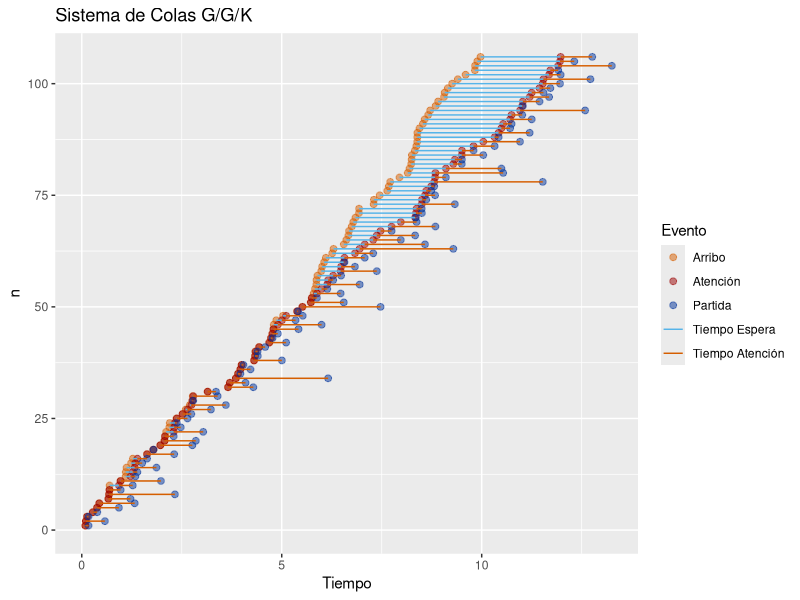
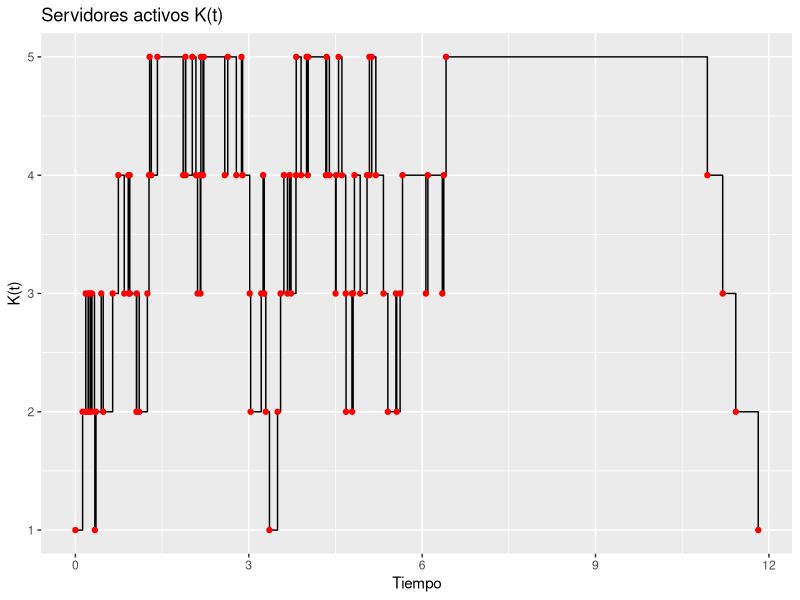
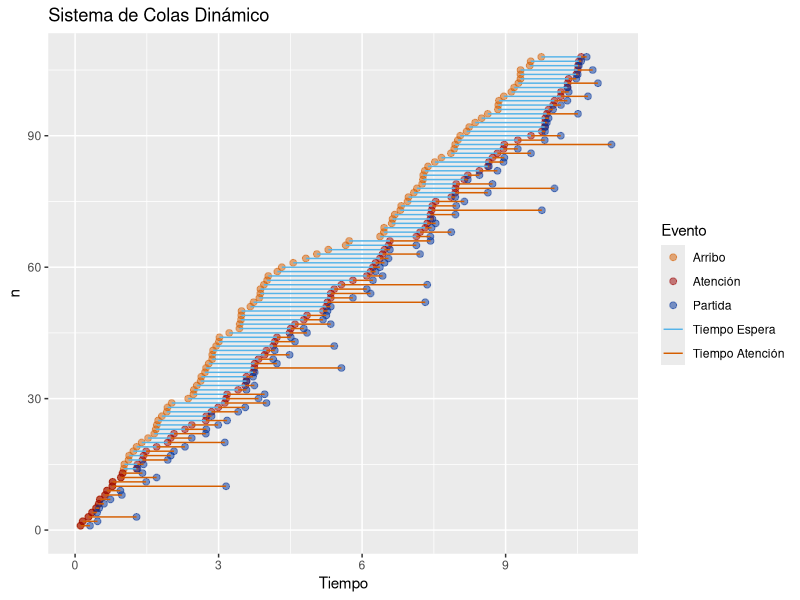
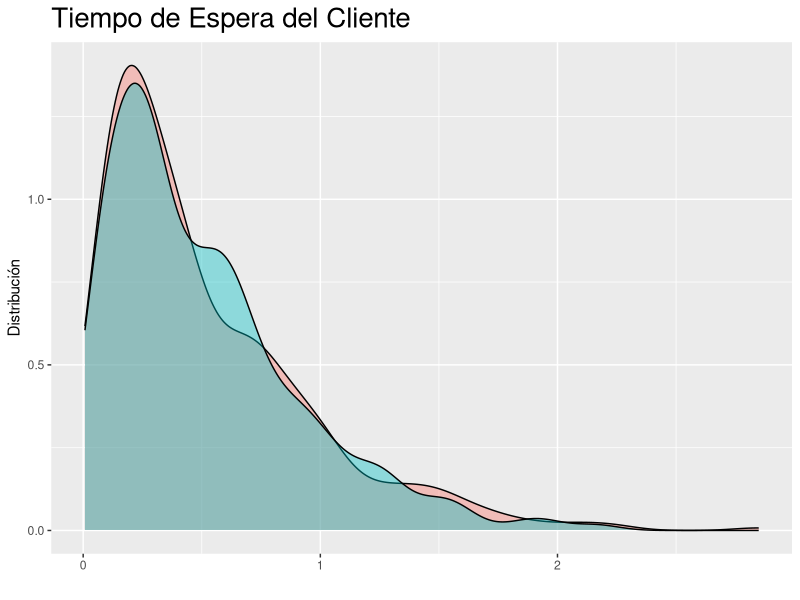
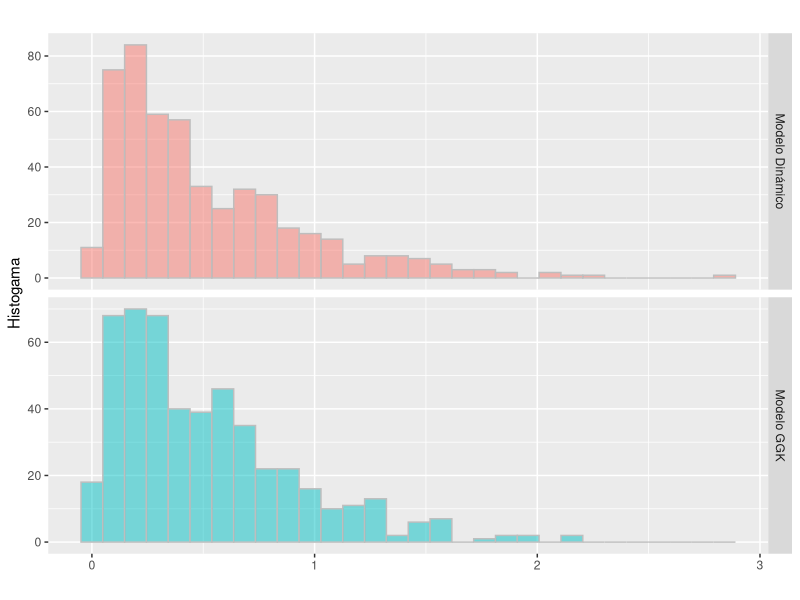
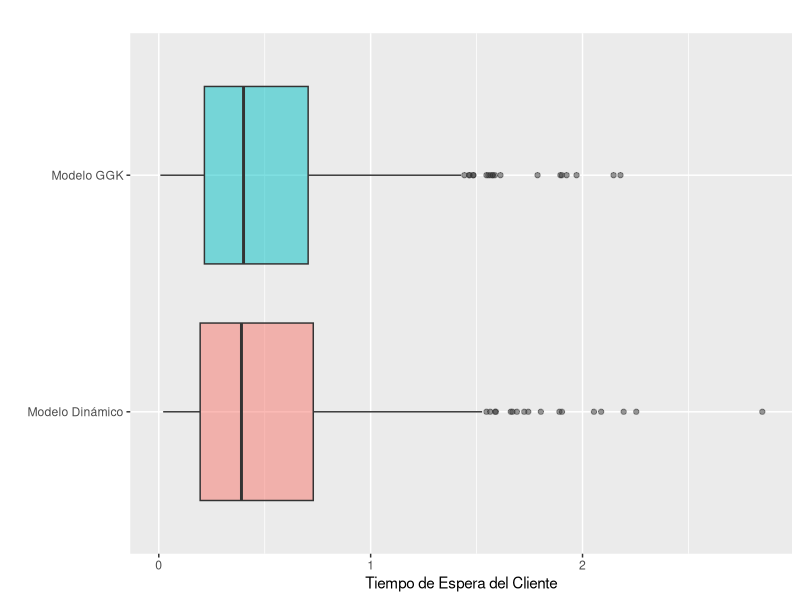
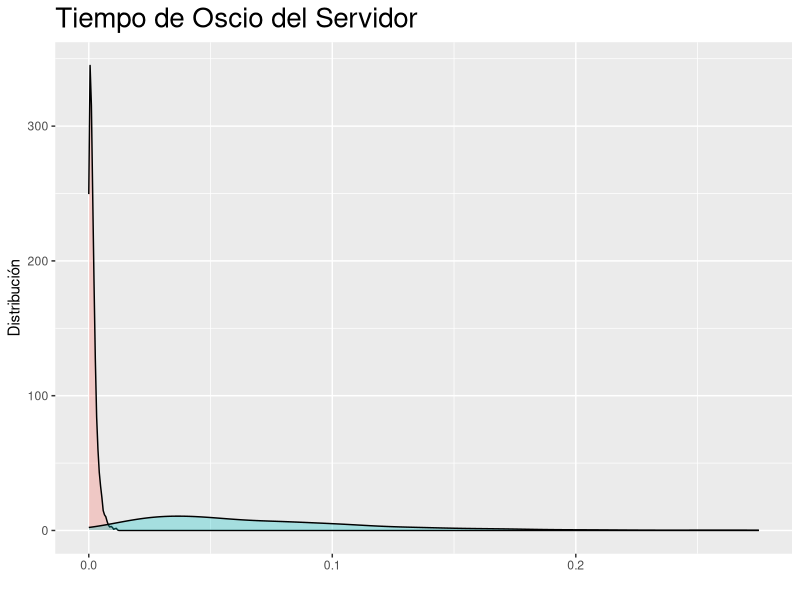
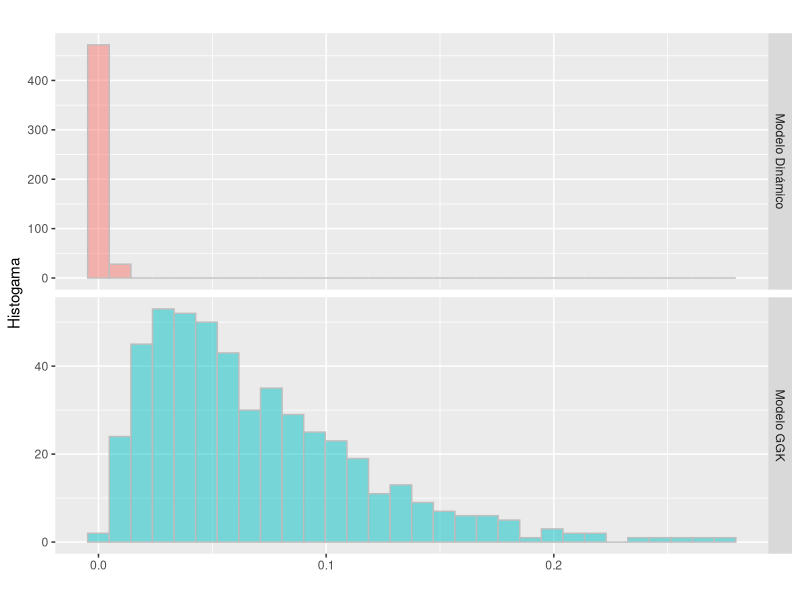

These figures' R source, in order:
## ---- chunk 1
cola_ggk<-function(T=50,lambda=10,mu=2,k=5){
  #+++++++++++++++ Funciones Extra +++++++++++++++++++
  #Funcion que genera tiempos de llegada 
  gen_T<-function(la=lambda){rexp(1,la);}
  #Funcion que genera tiempos de servicio
  gen_Y<-function(muh=mu){rexp(1,muh);}
  #Funcion para Tiempo de Servicio Cliente
  tmp_clientes<-function(I,A){
    s<-0;
    for(i in 1:length(I)){s<-s+I[i]-A[i];}
    s<-s/length(I);return(s);
  }
  #++++++++++++  Inicializa Parámetros  +++++++++++++++
  t<-0;Na<-0;C<-rep(0,k);t1<-rep(0,k);
  tmuerto<-rep(0,k);n<-0;i<-rep(0,k);
  ta<-rexp(1,lambda);tt<-rep(Inf,k);
  #Variables de Salida
  A=NULL;I=NULL;D=NULL;
  #++++++++++++++++  Inicio  ++++++++++++++++++++++++
  while(t<=T){
    if(ta<min(tt)){
      t<-ta;Na<-Na+1;ta<-ta+gen_T();
      A<-c(A,t);a<-n;
      if(n<k){
        j<-1;
        while(n==a){
          if(i[j]==0){
            i[j]<-Na;tt[j]<-t+gen_Y();
            n<-n+1;I[Na]<-t;
          }else{
            j<-j+1;
          }
        }
        tmuerto[j]<-tmuerto[j]+(t-t1[j]);
      }else{
        n<-n+1;
      }
    }else{
      ind<-which.min(tt);t<-tt[ind];
      C[ind]<-C[ind]+1;D[i[ind]]<-t;
      if(n<=k){
        i[ind]<-0;tt[ind]<-Inf;
        t1[ind]<-t;
      }else{
        m<-max(i);i[ind]<-m+1;
        tt[ind]<-t+gen_Y();I[m+1]<-t;
      }
      n<-n-1;		
    }
    
  }
  while(n>0){
    ind<-which.min(tt);t<-tt[ind];
    C[ind]<-C[ind]+1;D[i[ind]]<-t;
    if(n<=k){
      i[ind]<-0;tt[ind]<-Inf;
    }else{
      m<-max(i);i[ind]<-m+1;
      tt[ind]<-t+gen_Y();I[m+1]<-t;
    }
    n<-n-1;
  }

  tmuertoserv<-sum(tmuerto)/length(A);
  
  return(list(T_llegada=A,T_atendido=I,T_partida=D,
            Cantidad_atendida_x_servidores=C,
            T_muerto_cli=tmp_clientes(I,A),
            T_muerto_serv=tmuertoserv));
}
#+++++++++++++++++++  FIN +++++++++++++++++++++++++

## ---- chunk 2
k<-5;
modelo<-cola_ggk(10,10,2,k);
#Tiempos de llegada
llegada<-modelo$T_llegada;
#Tiempos de atención
atendido<-modelo$T_atendido;
#Tiempos de partoda
partida<-modelo$T_partida;

res_ser<-data.frame(Servidor=c(1:k,"Total"),Cantidad_Atendida=c(modelo$Cantidad_atendida_x_servidores,sum(modelo$Cantidad_atendida_x_servidores)));
names(res_ser)<-c("Servidor","Clientes Atendidos");

t_muert<-data.frame(Tipo=c("Cliente","Servidor"),Tiempo_Muerto=c(modelo$T_muerto_cli,modelo$T_muerto_serv));
names(t_muert)<-c("Tipo","Tiempo Muerto");

#kable(res_ser);
#kable(t_muert);

## ---- chunk 3
#++++++++++++++ GGPLOT2  +++++++++++++++++++++++++++++++
# Tiempos de arribo y partida
library(ggplot2);
n<-c(1:length(llegada));N<-length(n);
BDD<-data.frame(n=c(n,n,n),Tiempo=c(llegada,atendido,partida),
                Evento=factor(c(rep("Arribo",length(n)),
                                rep("Atención",length(n)),
                                rep("Partida",length(n)))));

ggplot(BDD) +
  geom_point(data=BDD, mapping=aes(x=Tiempo, y=n,colour=Evento),alpha=I(0.5),size=2 )+
  geom_segment(data = BDD,aes(x = c(numeric(2*N),BDD$Tiempo[BDD$Evento=="Arribo"]), 
                              y = c(numeric(2*N),BDD$n[BDD$Evento=="Arribo"]),
                              xend =c(numeric(2*N),BDD$Tiempo[BDD$Evento=="Atención"]), 
                              yend =c(numeric(2*N),BDD$n[BDD$Evento=="Arribo"]), 
                              colour = "Tiempo Espera"))+
  geom_segment(data = BDD,aes(x = c(numeric(2*N),BDD$Tiempo[BDD$Evento=="Atención"]), 
                              y = c(numeric(2*N),BDD$n[BDD$Evento=="Atención"]),
                              xend =c(numeric(2*N),BDD$Tiempo[BDD$Evento=="Partida"]), 
                              yend =c(numeric(2*N),BDD$n[BDD$Evento=="Partida"]), 
                              colour = "Tiempo Atención"))+
  scale_colour_manual(values=c("#D55E00","#990000","#003399","#56B4E9","#D55E00"))+
  ggtitle("Sistema de Colas G/G/K");
## ---- chunk 4
proyecto<-function(Tmax=50,lambda=10,mu=2,kmax=5){
  #+++++++++++++++ Funciones Extra +++++++++++++++++++
  #Funcion que genera tiempos de llegada 
  gen_T<-function(la=lambda){rexp(1,la);}
  #Funcion que genera tiempos de servicio
  gen_Y<-function(muh=mu){rexp(1,muh);}
  #Funcion para Tiempo de Servicio Cliente
  tmp_clientes<-function(I,A){
    s<-0;
    for(i in 1:length(I)){s<-s+I[i]-A[i];}
    s<-s/length(I);return(s);
  }
  #LLenar contador
  cont_hac<-function(B,t,N_A){
    if(N_A>=0 && is.data.frame(B)){
      return(data.frame(tiempo=c(B[,1],t),servidores_activos=c(B[,2],N_A)));
    }else{
      print("Error Contador mal");
    }
  }
  #+++++++++++++++ Inicializacion +++++++++++++++++++++
  t<-0;t1<-0;N_A<-0;
  C<-rep(0,kmax);serv<-1;n<-0;
  i<-rep(Inf,kmax);i[1]<-0;
  tA<-gen_T();tt<-rep(Inf,kmax);t_muerto<-0;
  # Contador
  cntd<-data.frame(t=0,servidores=1);
  #Variables de Salida
  A=NULL;I=NULL;D=NULL;
  #++++++++++++++    COMIENZO  ++++++++++++++++++++++++
  while(t<=Tmax){
    if(tA<min(tt)){
      t<-tA;tA<-tA+gen_T();
      N_A<-N_A+1;A<-c(A,t);
      if(n<=serv && serv<kmax){ 
        if(min(i)==0){
          ind<-which.min(i);
          t_muerto<-t_muerto+(t-t1);
        }else{
          ind<-which.max(i);serv<-serv+1;
          cntd<-cont_hac(cntd,t,serv);
        }
        i[ind]<-N_A;
        tt[ind]<-t+gen_Y();
        I[N_A]<-t;n<-n+1;
      }else{
        n<-n+1;
      }
    }else{
      ind<-which.min(tt);t<-tt[ind];
      C[ind]<-C[ind]+1;D[i[ind]]<-t;
      if(n<=kmax){
        if(serv==1){
          i[ind]<-0;t1<-t;
        }else{
          i[ind]<-Inf;
          serv<-serv-1;
          cntd<-cont_hac(cntd,t,serv);
        }
        tt[ind]<-Inf;
      }else{
        m<-max(i);i[ind]<-m+1;
        tt[ind]<-t+gen_Y();I[m+1]<-t;
      }
      n<-n-1;
    }
  }
  while(n>0){
    ind<-which.min(tt);t<-tt[ind];
    C[ind]<-C[ind]+1;D[i[ind]]<-t;
    if(n<=kmax){
      if(serv==1){
        i[ind]<-0;
      }else{
        i[ind]<-Inf;serv<-serv-1;
        cntd<-cont_hac(cntd,t,serv);
      }
      tt[ind]<-Inf;
    }else{
      m<-max(i);i[ind]<-m+1;
      tt[ind]<-t+gen_Y();I[m+1]<-t;
    }
    n<-n-1;
  }
  t_muerto<-t_muerto/length(A);
  return(list(T_llegada=A,T_atendido=I,T_partida=D,Cantid_atendida_x_servidores=C,
            T_muerto_cli=tmp_clientes(I,A),T_muerto_serv=t_muerto,Contador=cntd));
}
#****************  FIN  ********************
## ---- chunk 5
k<-5;
modelo<-proyecto(10,10,2,k);
#Tiempos de llegada
llegada<-modelo$T_llegada;
#Tiempos de atención
atendido<-modelo$T_atendido;
#Tiempos de partoda
partida<-modelo$T_partida;

res_ser<-data.frame(Servidor=c(1:k,"Total"),
                    Cantidad_Atendida=c(modelo$Cantid_atendida_x_servidores,
                                        sum(modelo$Cantid_atendida_x_servidores)));
names(res_ser)<-c("Servidor","Clientes Atendidos");

t_muert<-data.frame(Tipo=c("Cliente","Servidor"),Tiempo_Muerto=c(modelo$T_muerto_cli,modelo$T_muerto_serv));
names(t_muert)<-c("Tipo","Tiempo Muerto");

#kable(res_ser);
#kable(t_muert);
## ---- chunk 6
l<-7;
cn<-length(modelo$Contador[,2])
contador<-modelo$Contador[c(1:l,(cn-l):cn),];
names(contador)<-c("Tiempo","Servidores Activos");
#kable(contador);
## ---- chunk 7
#grafico k(t)
contador<-modelo$Contador;
ggplot() +
geom_step(data=contador, mapping=aes(x=tiempo, y=servidores_activos))+
  xlab("Tiempo")+ylab("K(t)")+
  geom_point(data=contador, mapping=aes(x=tiempo, y=servidores_activos), color="red")+
  ggtitle("Servidores activos K(t)");

## ---- chunk 8
modelo<-proyecto(10,10,2,5);

#Tiempos de llegada
llegada<-modelo$T_llegada;
#Tiempos de atención
atendido<-modelo$T_atendido;
#Tiempos de partoda
partida<-modelo$T_partida;
#++++++++++++++ GGPLOT2  +++++++++++++++++++++++++++++++
# Tiempos de arribo y partida
library(ggplot2)
n<-c(1:length(llegada));N<-length(n);
BDD<-data.frame(n=c(n,n,n),Tiempo=c(llegada,atendido,partida),
                Evento=factor(c(rep("Arribo",length(n)),
                                rep("Atención",length(n)),
                                rep("Partida",length(n)))));

ggplot(BDD) +
  geom_point(data=BDD, mapping=aes(x=Tiempo, y=n,colour=Evento),alpha=I(0.5),size=2 )+
  geom_segment(data = BDD,aes(x = c(numeric(2*N),BDD$Tiempo[BDD$Evento=="Arribo"]), 
                              y = c(numeric(2*N),BDD$n[BDD$Evento=="Arribo"]),
                              xend =c(numeric(2*N),BDD$Tiempo[BDD$Evento=="Atención"]), 
                              yend =c(numeric(2*N),BDD$n[BDD$Evento=="Arribo"]), 
                              colour = "Tiempo Espera"))+
  geom_segment(data = BDD,aes(x = c(numeric(2*N),BDD$Tiempo[BDD$Evento=="Atención"]), 
                              y = c(numeric(2*N),BDD$n[BDD$Evento=="Atención"]),
                              xend =c(numeric(2*N),BDD$Tiempo[BDD$Evento=="Partida"]), 
                              yend =c(numeric(2*N),BDD$n[BDD$Evento=="Partida"]), 
                              colour = "Tiempo Atención"))+
  scale_colour_manual(values=c("#D55E00","#990000","#003399","#56B4E9","#D55E00"))+
  ggtitle("Sistema de Colas Dinámico");
## ---- chunk 9
cat("\\newpage")
## ---- chunk 10
#Numero de Simulaciones del sistema
N<-500;
## ---- chunk 11
#+++++++++++++++++++++++  Creación de Tablas de los dos Modelos ++++++++++++++++++++
#Modelo GGK
t_cli<-c();t_srv<-c();
for(i in 1:N){
  mod<-cola_ggk(10,10,2,5);
  t_cli[i]<-mod$T_muerto_cli;
  t_srv[i]<-mod$T_muerto_serv;
}
ggk_t<-data.frame(Iteracion=1:N,Tiempo_Clientes=t_cli,Tiempo_Oscio_Servidores=t_srv);

#Modelo DINAMICO
t_cli_di<-c();t_srv_di<-c();
for(i in 1:N){
  mod<-proyecto(10,10,2,5);
  t_cli_di[i]<-mod$T_muerto_cli;
  t_srv_di[i]<-mod$T_muerto_serv;
}
dinamico<-data.frame(Iteracion=1:N,Tiempo_Clientes=t_cli_di,Tiempo_Oscio_Servidores=t_srv_di);

## ---- chunk 12
l<-10
espera<-data.frame(ggk_t$Iteracion[c(1:l,(N-l):N)],
                   ggk_t$Tiempo_Clientes[c(1:l,(N-l):N)],
                   dinamico$Tiempo_Clientes[c(1:l,(N-l):N)]);
names(espera)<-c("Iteración","Tiempo de Espera G/G/K","Tiempo de Espera G/G/K(t)");

resum_esp<-data.frame(c("Media","Varianza"),
                      c(mean(ggk_t$Tiempo_Clientes),var(ggk_t$Tiempo_Clientes)),
                      c(mean(dinamico$Tiempo_Clientes),var(dinamico$Tiempo_Clientes)));
names(resum_esp)<-c(" ","Tiempo de Espera G/G/K","Tiempo de Espera G/G/K(t)");

#kable(espera);
#kable(resum_esp);
## ---- chunk 13
library(ggplot2)
dens_espera<-data.frame(c(ggk_t$Tiempo_Clientes,dinamico$Tiempo_Clientes),factor(c(rep("Modelo GGK",N),rep("Modelo Dinámico",N))));
names(dens_espera)<-c("Tiempo_Espera","Modelo");
#+++++++ Graficos Densidad
#Tiempo de Espera del Cliente
ggplot(dens_espera,
       aes(x=Tiempo_Espera,fill=Modelo))+
  geom_density(alpha=I(0.4))+xlab(" ")+
  ylab("Distribución")+theme(legend.position="none",plot.title=element_text(size=20))+
  ggtitle("Tiempo de Espera del Cliente");
## ---- chunk 14
#++++++ Histogramas
ggplot(dens_espera,
       aes(x=Tiempo_Espera,fill=Modelo))+
  geom_histogram(alpha=I(0.5),colour="grey")+facet_grid(Modelo ~.,scale="free")+
  xlab(" ")+
  ylab("Histogama")+theme(legend.position="none")+
  ggtitle(" ");
## ---- chunk 15
#++++++ Graficos de Caja
ggplot(dens_espera,
       aes(Modelo,Tiempo_Espera))+
  geom_boxplot(aes(fill=Modelo),alpha=I(0.5))+coord_flip()+
  xlab(" ")+theme(legend.position="none")+
  ylab("Tiempo de Espera del Cliente")+
  ggtitle(" ");
## ---- chunk 16
cat("\\newpage")
## ---- chunk 17
oscio<-data.frame(ggk_t$Iteracion[c(1:l,(N-l):N)],
                   ggk_t$Tiempo_Oscio_Servidores[c(1:l,(N-l):N)],
                   dinamico$Tiempo_Oscio_Servidores[c(1:l,(N-l):N)]);
names(oscio)<-c("Iteración","Tiempo de Oscio G/G/K","Tiempo Oscio G/G/K(t)");

resum_osci<-data.frame(c("Media","Varianza"),
                      c(mean(ggk_t$Tiempo_Oscio_Servidores),
                        var(ggk_t$Tiempo_Oscio_Servidores)),
                      c(mean(dinamico$Tiempo_Oscio_Servidores),
                        var(dinamico$Tiempo_Oscio_Servidores)));
names(resum_osci)<-c(" ","Tiempo de Oscio G/G/K","Tiempo de Oscio G/G/K(t)");

#kable(oscio);
#kable(resum_osci);
## ---- chunk 18
dens_oscio<-data.frame(c(ggk_t$Tiempo_Oscio_Servidores,dinamico$Tiempo_Oscio_Servidores),factor(c(rep("Modelo GGK",N),rep("Modelo Dinámico",N))));
names(dens_oscio)<-c("Tiempo_Oscio","Modelo");
#+++++++ Graficos Densidad
ggplot(dens_oscio,
       aes(x=Tiempo_Oscio,fill=Modelo))+geom_density(alpha=I(0.3))+
  xlab(" ")+theme(legend.position="none",plot.title=element_text(size = 20))+
  ylab("Distribución")+
  ggtitle("Tiempo de Oscio del Servidor");
## ---- chunk 19
#++++++ Histogramas
ggplot(dens_oscio,
       aes(x=Tiempo_Oscio,fill=Modelo))+
  geom_histogram(alpha=I(0.5),colour="grey")+facet_grid(Modelo ~.,scale="free")+
  xlab(" ")+
  ylab("Histogama")+theme(legend.position="none")+
  ggtitle(" ");

## ---- chunk 20
#++++++ Graficos de Caja
ggplot(dens_oscio,
       aes(Modelo,Tiempo_Oscio))+
  geom_boxplot(aes(fill=Modelo),alpha=I(0.5))+coord_flip()+
  xlab(" ")+theme(legend.position="none")+
  ylab("Tiempo de Oscio del Servidor")+
  ggtitle(" ");
## ---- chunk 21
cat("\\newpage")
